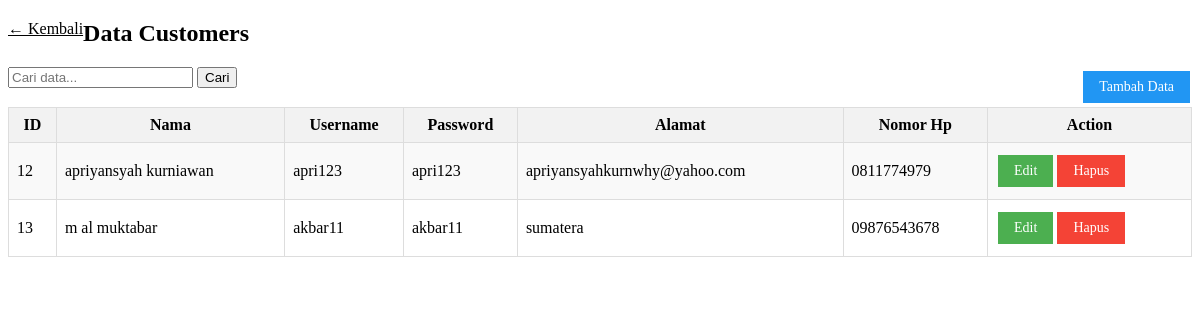
Page /show_data_customers.php on the committed database.
### tables this page shows
CREATE TABLE `customers` (
  `id_pelanggan` int(11) NOT NULL,
  `nama` varchar(50) NOT NULL,
  `username` varchar(30) NOT NULL,
  `password` varchar(50) NOT NULL,
  `cpassword` varchar(50) NOT NULL,
  `alamat` varchar(50) NOT NULL,
  `nohp` varchar(15) NOT NULL
);

### show_data_customers.php (the view, shortened to what this page needs)
<?php
include 'koneksi.php';
$sql = "SELECT * FROM customers";
$result = mysqli_query($conn, $sql);
?>
<!DOCTYPE html>
<html>
<head>
</head>
<body>
    <a href="indexadmin.php" class="back-button">&#8592; Kembali</a>
    <h2>Data Customers</h2>
    <a href="tambah_customers_data.php" class="add-customers-button">Tambah Data</a>
    <form action="" method="get">
        <input type="text" name="search" placeholder="Cari data...">
        <input type="submit" value="Cari">
    </form>
    <table>
        <tr>
            <th>ID</th>
            <th>Nama</th>
            <th>Username</th>
            <th>Password</th>
            <th>Alamat</th>
            <th>Nomor Hp</th>
            <th>Action</th>
        </tr>
        <?php
        if (mysqli_num_rows($result) > 0) {
            while ($row = mysqli_fetch_assoc($result)) {
                echo "<tr>";
                echo "<td>" . $row["id_pelanggan"] . "</td>";
                echo "<td>" . $row["nama"] . "</td>";
                echo "<td>" . $row["username"] . "</td>";
                echo "<td>" . $row["password"] . "</td>";
                echo "<td>" . $row["alamat"] . "</td>";
                echo "<td>" . $row["nohp"] . "</td>";
                echo "<td><a href='edit_customers_data.php?id=" . $row["id_pelanggan"] . "' class='edit-button'>Edit</a>";
                echo "<a href='hapus_customers_data.php?id=" . $row["id_pelanggan"] . "' class='delete-button'>Hapus</a></td>";
                echo "</tr>";
            }
        } else {
            echo "<tr><td colspan='5'>Tidak ada data customers yang ditemukan.</td></tr>";
        }
        ?>
    </table>
</body>
</html>

### show_data_customers.php (style rules this page uses)
table { border-collapse: collapse; width: 100%; }
th, td { border: 1px solid #ddd; padding: 8px; }
th { background-color: #f2f2f2; }
tr:nth-child(even) { background-color: #f9f9f9; }
.back-button { background: none; color: #000; border: none; padding: 0; font-size: 16px; cursor: pointer; text-decoration: underline; float: left; }
.edit-button { background-color: #4CAF50; color: white; border: none; padding: 8px 16px; text-align: center; text-decoration: none; display: inline-block; font-size: 14px; margin: 4px 2px; cursor: pointer; }
.delete-button { background-color: #f44336; color: white; border: none; padding: 8px 16px; text-align: center; text-decoration: none; display: inline-block; font-size: 14px; margin: 4px 2px; cursor: pointer; }
.add-customers-button { background-color: #2196F3; color: white; border: none; padding: 8px 16px; text-align: center; text-decoration: none; display: inline-block; font-size: 14px; margin: 4px 2px; cursor: pointer; float: right; }

### rows in the picture
customers: id_pelanggan "12", nama "apriyansyah kurniawan", username "apri123", password "apri123", alamat "apriyansyahkurnwhy@yahoo.com", nohp "0811774979"
customers: id_pelanggan "13", nama "m al muktabar", username "akbar11", password "akbar11", alamat "sumatera", nohp "09876543678"
